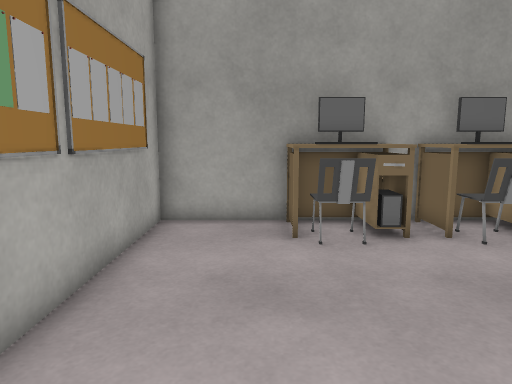
[1] (above)

12 first-person views from a walk through a 3-D level made in the Unity game engine. The camera is 1.2 m above the floor, tilts 8° down and sees 70° across. The floor is counted in squares, 0.5 m on a side. Each view is taken from the middle of a square. On the plan, view 1 faces up. The plan holds only what a view shows up to about 20 squares ahead; the rest is blank. Some animated figures are not drawn. Some surface patterns are stand-ins.

[2]
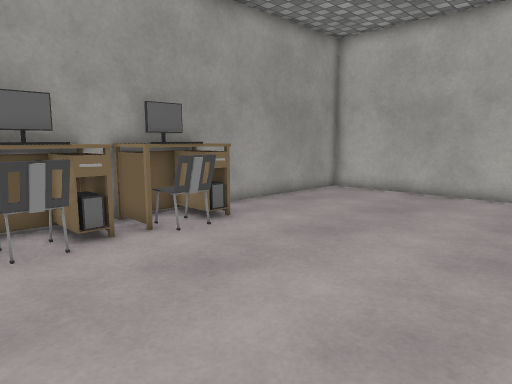

[3]
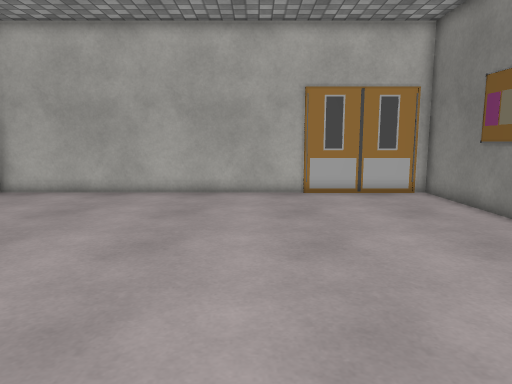

[4]
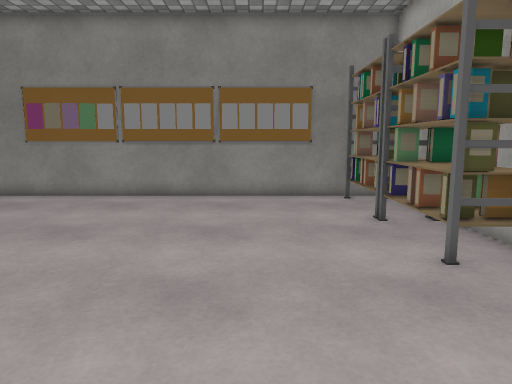

[5]
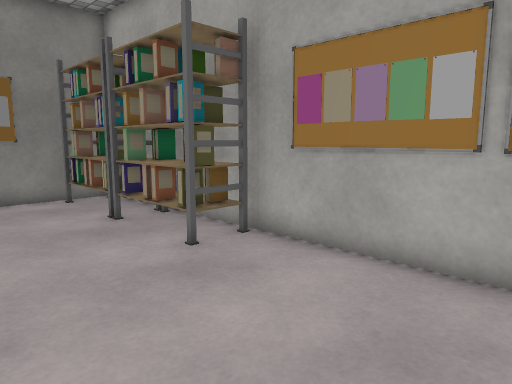

[6]
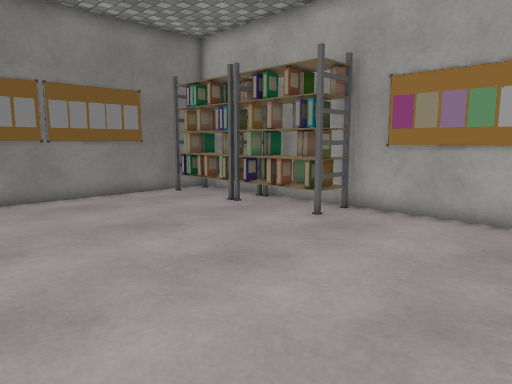

[7]
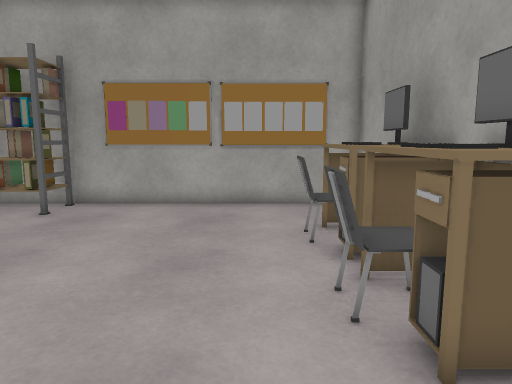

[8]
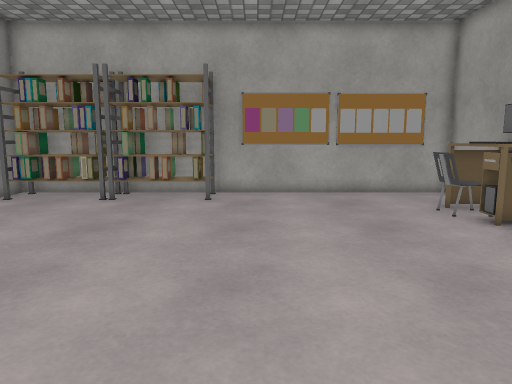

[9]
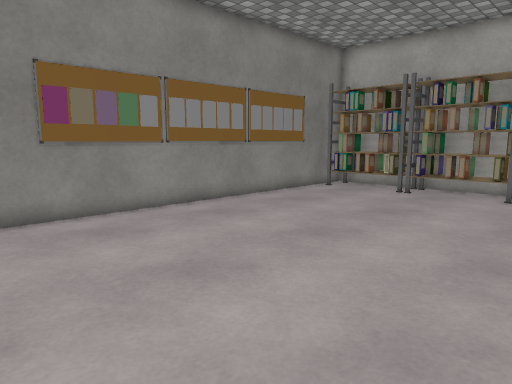

[10]
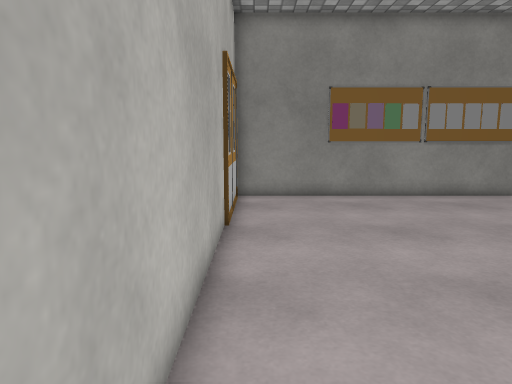

[11]
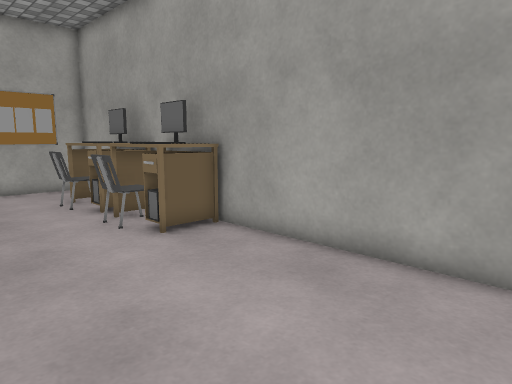

[12]
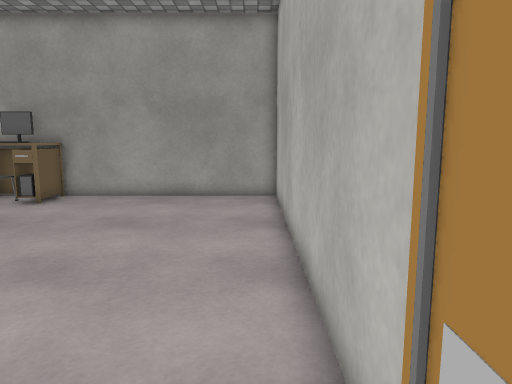

### Floor plan
Key: @ floor where view 1 was taken; # wall or solid block; . floor; T table; C computer; H chair; R rack.
Columns run from 3 left of view 1 to 17 right of it. Each row starts with its distance up from view 1.
 11 #####################
 10 #...TCCTTCCT........#
  9 #...TCCTCCCT........#
  8 #...HHH.HH..........#
  7 #...................#
  6 #...................#
  5 #...................#
  4 #...................#
  3 #...................#
  2 #...................#
  1 #...................#
  0 #RR@................#
 -1 #RR.................#
 -2 #RR.................#
 -3 #RR.................#
 -4 #RR.................#
 -5 #RR.................#
 -6 #RR.................#
 -7 #RR.................#
 -8 #RR.................#
 -9 #####################

Positions as (right, up) in squares from view 1, and headings:
1: (0, 0), facing up
2: (0, 0), facing up-right
3: (0, -1), facing right
4: (3, 7), facing down
5: (4, 7), facing down-left
6: (9, 7), facing down-left
7: (11, 7), facing left
8: (14, 2), facing left
9: (16, 3), facing down-left
10: (16, 7), facing down
11: (16, 4), facing up-left
12: (16, -5), facing up
